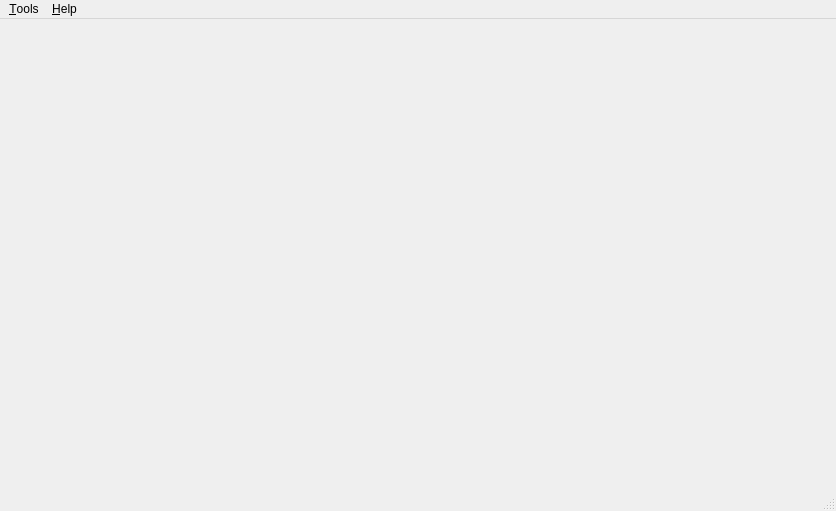
<?xml version="1.0" encoding="UTF-8"?>
<ui version="4.0">
    <class>LMMainUi</class>
    <widget class="QMainWindow" name="LMMainUi">
        <property name="geometry">
            <rect>
                <x>0</x>
                <y>0</y>
                <width>836</width>
                <height>511</height>
            </rect>
        </property>
        <property name="windowTitle">
            <string>LMMainUi</string>
        </property>
        <property name="styleSheet">
            <string notr="true">QLineEdit
                {
                text-align:center;
                }
            </string>
        </property>
        <widget class="QWidget" name="centralwidget"/>
        <widget class="QMenuBar" name="menubar">
            <property name="geometry">
                <rect>
                    <x>0</x>
                    <y>0</y>
                    <width>836</width>
                    <height>20</height>
                </rect>
            </property>
            <widget class="QMenu" name="menuTools">
                <property name="title">
                    <string>&amp;Tools</string>
                </property>
                <addaction name="action_fullscreen"/>
                <addaction name="separator"/>
                <addaction name="action_Exit"/>
            </widget>
            <widget class="QMenu" name="menu_Help">
                <property name="title">
                    <string>&amp;Help</string>
                </property>
                <addaction name="action_About"/>
                <addaction name="action_Credits"/>
            </widget>
            <addaction name="menuTools"/>
            <addaction name="menu_Help"/>
        </widget>
        <widget class="QStatusBar" name="statusbar"/>
        <action name="action_EnterFullScreen">
            <property name="text">
                <string>&amp;Open Full screen</string>
            </property>
        </action>
        <action name="action_fullscreen">
            <property name="text">
                <string>Toggle &amp;fullscreen</string>
            </property>
        </action>
        <action name="action_Exit">
            <property name="text">
                <string>E&amp;xit</string>
            </property>
        </action>
        <action name="action_About">
            <property name="text">
                <string>&amp;About</string>
            </property>
        </action>
        <action name="action_Credits">
            <property name="text">
                <string>&amp;Credits</string>
            </property>
        </action>
    </widget>
    <resources/>
    <connections/>
</ui>
